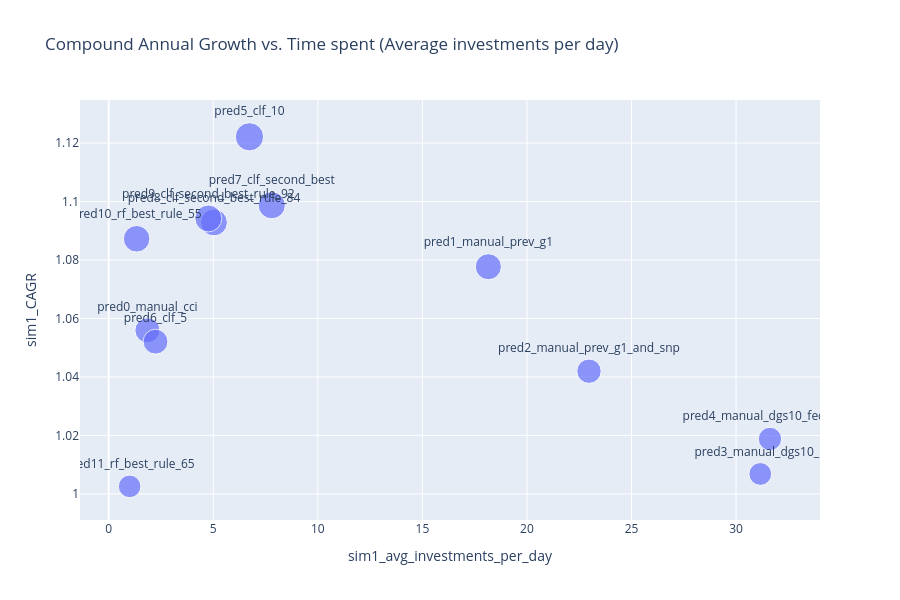

The notebook cell this image was saved under:
### Code cell
# Create the scatter plot
fig = px.scatter(
    df_sim1_results.dropna(),
    x='sim1_avg_investments_per_day',
    y='sim1_CAGR',
    size='sim1_growth_capital_4y',  # Use the 'size' parameter for sim1_CAGR
    text='prediction',
    title='Compound Annual Growth vs. Time spent (Average investments per day)',
    labels={'sim1_capital': 'Initial Capital Requirement', 'growth_capital_4y': '4-Year Capital Growth'},
    height=600  # <- Increase height here

)

# Update the layout to improve readability of the annotations
fig.update_traces(textposition='top center')

# Show the plot
fig.show()

### Figure 1 — Plotly figure (JSON) as saved in the notebook; plotly's stock layout.template omitted (floating-point values rounded to 4 significant figures)
{"data": [{"hovertemplate": "sim1_avg_investments_per_day=%{x}<br>sim1_CAGR=%{y}<br>sim1_growth_capital_4y=%{marker.size}<br>prediction=%{text}<extra></extra>", "legendgroup": "", "marker": {"color": "#636efa", "size": [1.243, 1.349, 1.179, 1.028, 1.077, 1.585, 1.225, 1.457, 1.426, 1.433, 1.397, 1.01], "sizemode": "area", "sizeref": 0.003964, "symbol": "circle"}, "mode": "markers+text", "name": "", "orientation": "v", "showlegend": false, "text": ["pred0_manual_cci", "pred1_manual_prev_g1", "pred2_manual_prev_g1_and_snp", "pred3_manual_dgs10_5", "pred4_manual_dgs10_fedfunds", "pred5_clf_10", "pred6_clf_5", "pred7_clf_second_best", "pred8_clf_second_best_rule_84", "pred9_clf_second_best_rule_92", "pred10_rf_best_rule_55", "pred11_rf_best_rule_65"], "textposition": "top center", "type": "scatter", "x": [1.851, 18.15, 22.97, 31.16, 31.62, 6.731, 2.239, 7.796, 5.033, 4.766, 1.336, 1.0], "xaxis": "x", "y": [1.056, 1.078, 1.042, 1.007, 1.019, 1.122, 1.052, 1.099, 1.093, 1.094, 1.087, 1.003], "yaxis": "y"}], "layout": {"height": 600, "legend": {"itemsizing": "constant", "tracegroupgap": 0}, "title": {"text": "Compound Annual Growth vs. Time spent (Average investments per day)"}, "xaxis": {"anchor": "y", "domain": [0.0, 1.0], "title": {"text": "sim1_avg_investments_per_day"}}, "yaxis": {"anchor": "x", "domain": [0.0, 1.0], "title": {"text": "sim1_CAGR"}}}}
